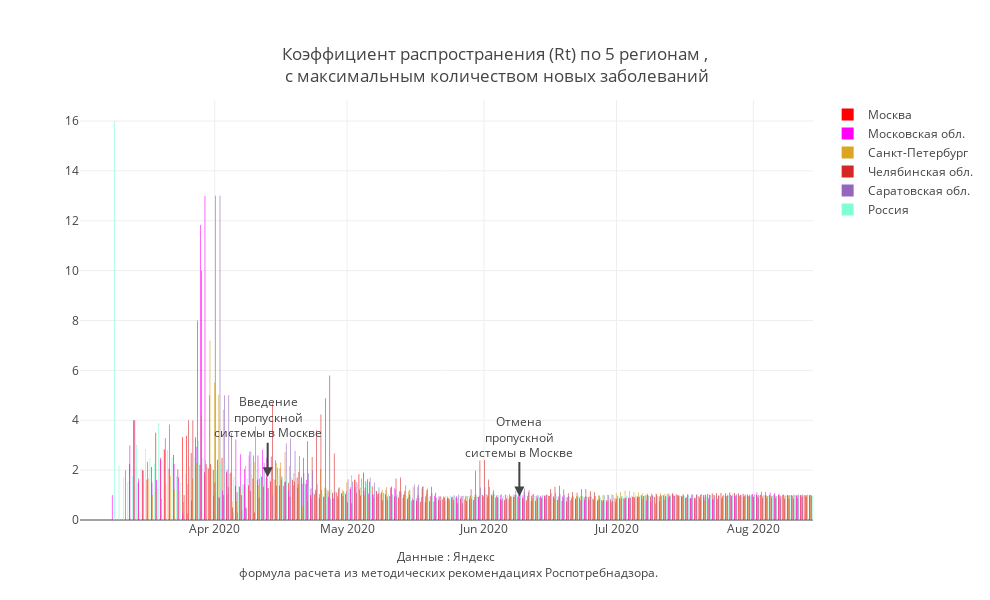

This figure's notebook cell:
### Code cell
#mask = (X.Date>datetime.date(2020,5,1))&(X.Region.isin(regions_towatch))

colors_dict = {"Москва": "red",
                "Московская обл.": "magenta",
                "Санкт-Петербург": "goldenrod",
                "Нижегородская обл.": "darkblue",
                "Свердловская обл.": "green",
                 'Россия':'aquamarine'}
fig = go.Figure()
for i in regions_towatch:
    mask = X['Region'] == i
        
    fig.add_trace(
        
        go.Bar(
        name = f'{i}',
        x=X[mask].Date,
        y=X[mask].Rt,
        text=round(X[mask].Rt,3),
        textposition='inside',
        marker_color= colors_dict.get(i),
        
        showlegend=True))




                  
fig.update_layout(
    annotations=[
        dict(
            x='2020-04-13',
            y=1.717,
            xref="x",
            yref="y",
            text="Введение<br>пропускной<br>системы в Москве",
            showarrow=True,
            arrowhead=2,
            ax=0,
            ay=-60),
        dict(
            x='2020-06-09',
            y=0.942,
            xref="x",
            yref="y",
            text="Отмена<br>пропускной<br>системы в Москве",
            showarrow=True,
            arrowhead=2,
            ax=0,
            ay=-60),
            dict(x=0.5,y=-0.15,
            showarrow=False,
            text="Данные : Яндекс <br> формула расчета из методических рекомендациях Роспотребнадзора.",
            xref="paper",
            yref="paper")],
                  title = "Коэффициент распространения (Rt) по 5 регионам ,<br> с максимальным количеством новых заболеваний ",
                  title_x = 0.5,
                  title_y= 0.9,
                  title_xanchor = "center",
                  title_yanchor = "bottom", 
                 # legend_x = 0.05,legend_y = 0.9,
                  width = 990, height = 600,template = 'gridon',
    
    
                 # xaxis_title='Коэффициент рассчитан, исходя из данных оперативного штаба и <br>' + 
                               #' формулы расчета в методических рекомендациях Роспотребнадзора. ',
    yaxis_title = ' '
)


fig.show()

### Figure 1 — Plotly figure (JSON) as saved in the notebook; plotly's stock layout.template omitted (floating-point values rounded to 4 significant figures; data arrays with more than 128 entries replaced by an {"elided": "..."} marker saying what was removed)
{"data": [{"marker": {"color": "red"}, "name": "Москва", "showlegend": true, "text": {"elided": "162 float values"}, "textposition": "inside", "type": "bar", "x": {"elided": "162 str values"}, "y": {"elided": "162 float values"}}, {"marker": {"color": "magenta"}, "name": "Московская обл.", "showlegend": true, "text": {"elided": "166 float values"}, "textposition": "inside", "type": "bar", "x": {"elided": "166 str values"}, "y": {"elided": "166 float values"}}, {"marker": {"color": "goldenrod"}, "name": "Санкт-Петербург", "showlegend": true, "text": {"elided": "161 float values"}, "textposition": "inside", "type": "bar", "x": {"elided": "161 str values"}, "y": {"elided": "161 float values"}}, {"name": "Челябинская обл.", "showlegend": true, "text": {"elided": "156 float values"}, "textposition": "inside", "type": "bar", "x": {"elided": "156 str values"}, "y": {"elided": "156 float values"}}, {"name": "Саратовская обл.", "showlegend": true, "text": {"elided": "156 float values"}, "textposition": "inside", "type": "bar", "x": {"elided": "156 str values"}, "y": {"elided": "156 float values"}}, {"marker": {"color": "aquamarine"}, "name": "Россия", "showlegend": true, "text": {"elided": "166 float values"}, "textposition": "inside", "type": "bar", "x": {"elided": "166 str values"}, "y": {"elided": "166 float values"}}], "layout": {"annotations": [{"arrowhead": 2, "ax": 0, "ay": -60, "showarrow": true, "text": "Введение<br>пропускной<br>системы в Москве", "x": "2020-04-13", "xref": "x", "y": 1.717, "yref": "y"}, {"arrowhead": 2, "ax": 0, "ay": -60, "showarrow": true, "text": "Отмена<br>пропускной<br>системы в Москве", "x": "2020-06-09", "xref": "x", "y": 0.942, "yref": "y"}, {"showarrow": false, "text": "Данные : Яндекс <br> формула расчета из методических рекомендациях Роспотребнадзора.", "x": 0.5, "xref": "paper", "y": -0.15, "yref": "paper"}], "height": 600, "title": {"text": "Коэффициент распространения (Rt) по 5 регионам ,<br> с максимальным количеством новых заболеваний ", "x": 0.5, "xanchor": "center", "y": 0.9, "yanchor": "bottom"}, "width": 990, "yaxis": {"title": {"text": " "}}}}
